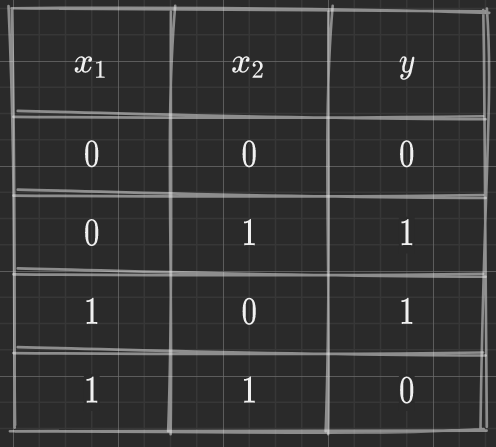
#> input picture Machine_Learning/Dimensionality_Reduction_&_Neural_Networks/Assets/XOR.png, 496 x 447 px, given in place of 1_9wAFFiwG9kV3RWnXIo-Rng.jpeg, which was not available
$ jupyter execute 'ML_6_1_Singular_Value_Decomposition_(D).ipynb'   (text cells are left out)
#> lines starting #> are read from the running program, lines starting #| are printed output that depends on the picture; pictures that were not available may be replaced by others from this repository, and a replacement may not be noted
[cell 1]
from google.colab import files
import cv2
uploaded = files.upload()
#> the answer given: XOR.png

[cell 2]
import numpy
import matplotlib.pyplot as plt
from PIL import Image


# FUNCTION DEFINTIONS:

# open the image and return 3 matrices, each corresponding to one channel (R, G and B channels)

imOrig = cv2.imread("1_9wAFFiwG9kV3RWnXIo-Rng.jpeg")
#> imOrig is the input picture: shape (447, 496, 3); min 41, max 241, mean 53.7
im = numpy.array(imOrig)

aRed = im[:, :, 0]
aGreen = im[:, :, 1]
aBlue = im[:, :, 2]

originalImage = imOrig


# compress the matrix of a single channel
def compressSingleChannel(channelDataMatrix, singularValuesLimit):
#> called with singularValuesLimit = 160
    uChannel, sChannel, vhChannel = numpy.linalg.svd(channelDataMatrix)
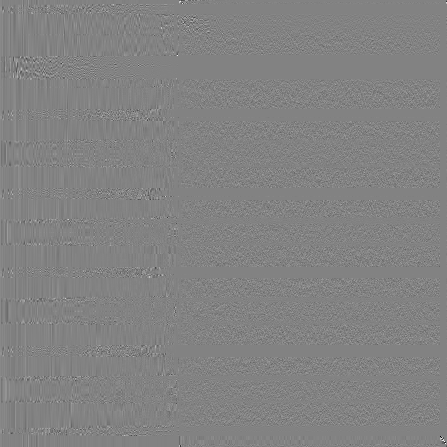
#> uChannel: shape (447, 447) float64; min -0.845, max 0.802, mean 9.61e-05; drawn with min black and max white
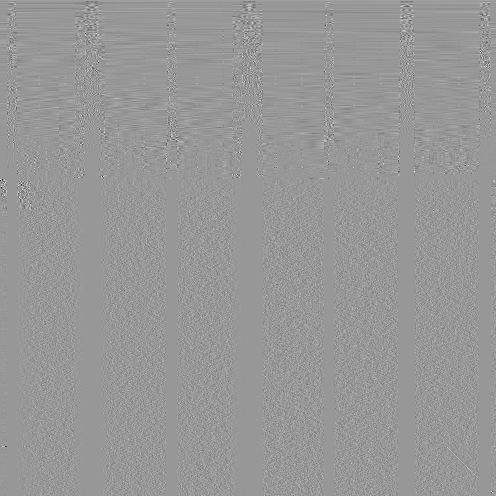
#> vhChannel: shape (496, 496) float64; min -0.8, max 0.544, mean 9.71e-05; drawn with min black and max white
#> sChannel = 447 values, max 27479.5 at index 0, min 1.81e-12 at index 446, mean 192.8
    aChannelCompressed = numpy.zeros((channelDataMatrix.shape[0], channelDataMatrix.shape[1]))
    k = singularValuesLimit

    leftSide = numpy.matmul(uChannel[:, 0:k], numpy.diag(sChannel)[0:k, 0:k])
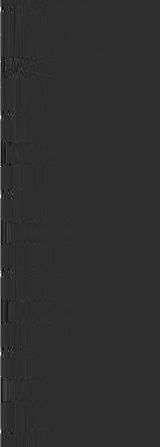
#> leftSide: shape (447, 160) float64; min -686.6, max 3045.7, mean 7.8; drawn with min black and max white
    aChannelCompressedInner = numpy.matmul(leftSide, vhChannel[0:k, :])
    aChannelCompressed = aChannelCompressedInner.astype('uint8')
    return aChannelCompressed


# MAIN PROGRAM:
print('*** Image Compression using SVD - a demo')


# image width and height:
imageWidth = 512
imageHeight = 512

# number of singular values to use for reconstructing the compressed image
singularValuesLimit = 160

aRedCompressed = compressSingleChannel(aRed, singularValuesLimit)
aGreenCompressed = compressSingleChannel(aGreen, singularValuesLimit)
aBlueCompressed = compressSingleChannel(aBlue, singularValuesLimit)

imr = Image.fromarray(aRedCompressed, mode=None)
img = Image.fromarray(aGreenCompressed, mode=None)
imb = Image.fromarray(aBlueCompressed, mode=None)

newImage = Image.merge("RGB", (imr, img, imb))

img = cv2.cvtColor(imOrig,cv2.COLOR_BGR2RGB)
newImage.show()

# CALCULATE AND DISPLAY THE COMPRESSION RATIO
mr = imageHeight
mc = imageWidth

originalSize = mr * mc * 3
compressedSize = singularValuesLimit * (1 + mr + mc) * 3

print('original size:')
print(originalSize)

print('compressed size:')
print(compressedSize)

print('Ratio compressed size / original size:')
ratio = compressedSize * 1.0 / originalSize
print(ratio)

print('Compressed image size is ' + str(round(ratio * 100, 2)) + '% of the original image ')
print('DONE - Compressed the image! Over and out!')

$ run again, on Machine_Learning/Dimensionality_Reduction_&_Neural_Networks/Assets/perceptron.png
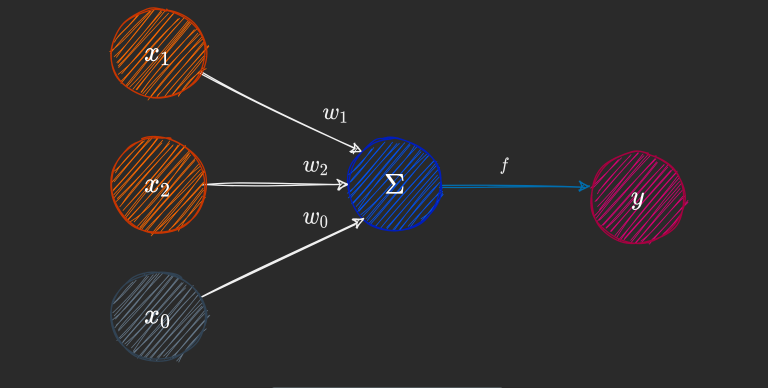
#> input picture Machine_Learning/Dimensionality_Reduction_&_Neural_Networks/Assets/perceptron.png, 1535 x 775 px, given in place of 1_9wAFFiwG9kV3RWnXIo-Rng.jpeg, which was not available (shown at 1/2 size)
#> imOrig is the input picture: shape (775, 1535, 3); mean B, G, R 45.2, 44.5, 47.4
#> sChannel = 775 values, max 49885 at index 0, min 2.52e-12 at index 774, mean 497.1
#> in compressSingleChannel, `leftSide = numpy.matmul(uChannel[:, 0:k], numpy.diag(sChannel)[0:k, 0:..`:
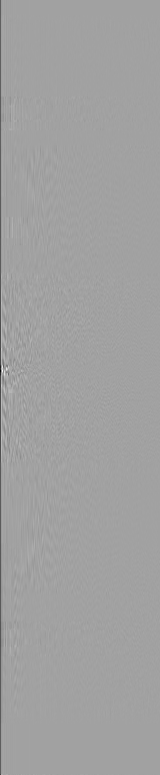
#> leftSide: shape (775, 160) float64; min -3938.1, max 2272, mean -11.3; drawn with min black and max white
#> `newImage = Image.merge("RGB", (imr, img, imb))`:
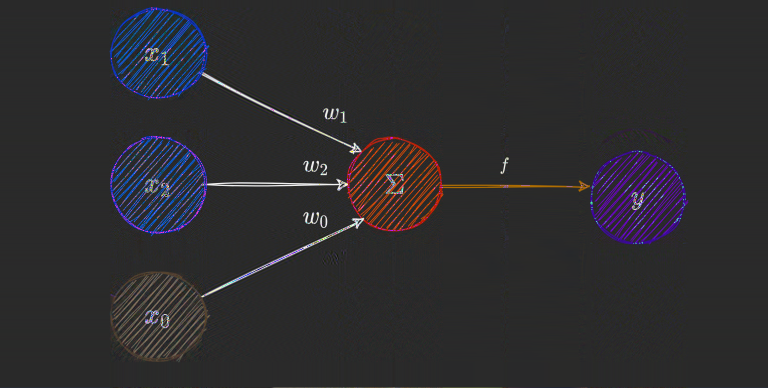
#> newImage: PIL image 1535x775 RGB (shown at 1/2 size); mean R, G, B 45, 43.9, 46.5
